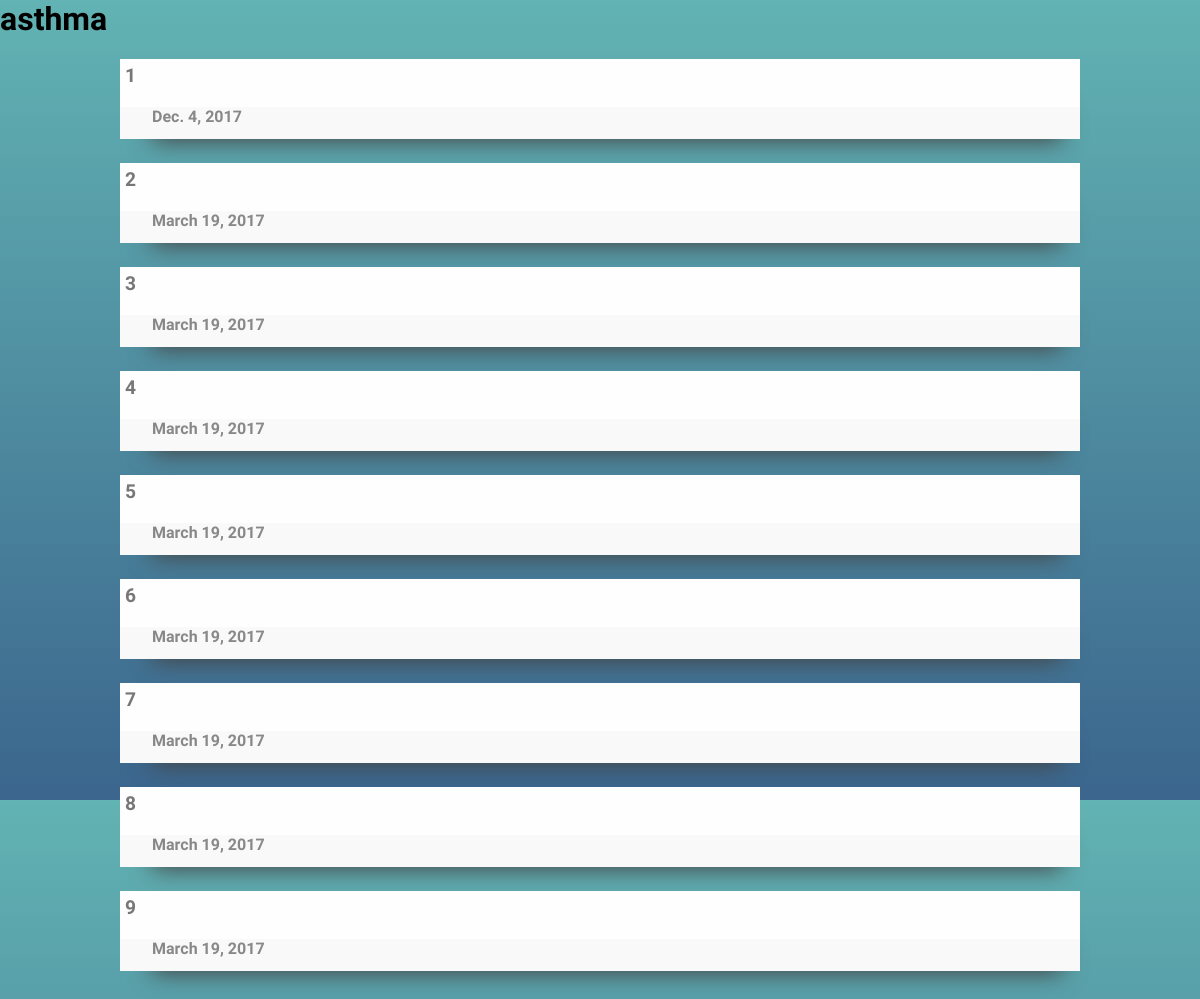
The page /journal/view/asthma/ (signed in) on the database its author committed.
### auth/models.py (models this page shows)
class AsthmaModel(models.Model):
    date = models.DateField()
    attackType = models.CharField(max_length=30)
    treatment = models.CharField(max_length=200)
    nurseName = models.CharField(max_length=50)
    clinic = models.CharField(max_length=25)
    owner = models.ForeignKey(m.User , on_delete=models.CASCADE)
    image = models.ImageField(upload_to="auth/static/usr_images", null=True, blank=True);

### auth/views.py (the view)
# urls.py: url(r'^journal/view/asthma/$' , views.JournalViewAsthma , name="vasthma"),
def JournalViewAsthma(request):
	logs = AsthmaModel.objects.filter(owner=request.user);
	class dateID():
		date =""
		id= ""
		def __init__(self,date,id):
			self.date = date
			self.id= id
	inst = []
	for log in logs :
		temp = dateID(log.date,log.id)
		inst.append(temp) ;
	return render(request , "list.html" , {"dateid":inst, "category": "asthma" }) ;

### auth/templates/list.html (shortened to what this page needs)
<html>
	<head>
		<link href="/static/css/base.css" rel="stylesheet" type="text/css">
	</head>
	<body>
		<h1>{{ category }}</h1>
		{% if dateid %}
			<div class="container">
			{% for obj in dateid %}
				<a href="{{ obj.id }}">
					<div class="card">
						<p class="card_top"> {{ obj.id }}</p>
						<p class="card_base">{{ obj.date }}</p>
					</div>
				</a>
			{% endfor %}
			</div>
		{% else %}
			<p>None yet</p>
		{% endif %}
	</body>
</html>

### auth/static/css/base.css (style rules this page uses)
* { font-family: 'Nixie One'; }
html { height: 100%; }
body { height: 100%; margin: 0; background-repeat: no-repeat; background-attachment: fixed; background: linear-gradient(0deg,#3B658D , #62B3B3); position: relative ; top : 0 ; left: 0 ; }
.container { position : relative ; top: 0 ; height: 100%; left: 0 ; right: 0 ; text-align: center; }
.container { position: relative ; top: 0 ; left: 0 ; right: 0 ; bottom: 0 ; text-align: center; }
.card { position : relative ; display: inline-block ; height:5em ; width: 80%; background-color:#fefefe; box-shadow : 7px 27px 23px -25px #444; font-weight : bold ; margin-bottom: 1.5em ; }
.card_top { margin: 0 0 0 0 ; position: absolute ; padding-top: 5px; padding-left: 5px ; top: 0; left: 0 ; right: 0 ; height: 60%; text-align: left ; color: #777 ; font-size: 120% ; }
.card_base { margin: 0 0 0 0 ; position : absolute ; padding-left: 2em; top: 60% ; left: 0 ; right: 0 ; bottom: 0 ; text-align: left; color: #888 ; background-color: #f9f9f9; }

### rows shown on the page
AsthmaModel: date "Dec. 4, 2017"
AsthmaModel: date "March 19, 2017"
AsthmaModel: date "March 19, 2017"
AsthmaModel: date "March 19, 2017"
AsthmaModel: date "March 19, 2017"
AsthmaModel: date "March 19, 2017"
AsthmaModel: date "March 19, 2017"
AsthmaModel: date "March 19, 2017"
AsthmaModel: date "March 19, 2017"

### other values the page prints
{{ category }} "asthma"
{{ obj.id }} "1" "2" "3" "4" "5" "6" "7" "8" "9"
